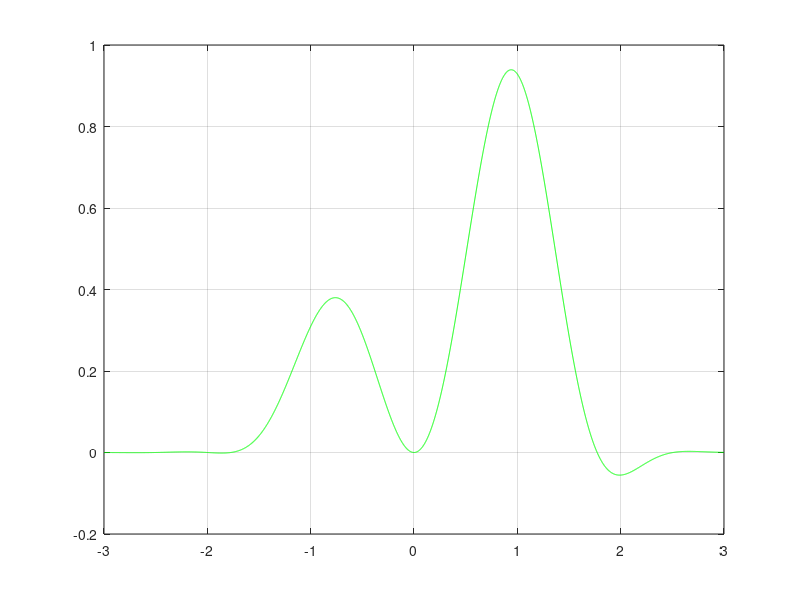

This figure's MATLAB source: (Note: this script raises an error after producing the figure.)
clc;close all;clear all;
x = -3:.001:3;
f='exp(-x.^2).*sin(x.^2).*(x+2)';
 
plot(x,eval(f),'g-');
grid on; hold on;
n=2000;
prad = -3;
pab = 3;
i=1;
 while(prad <= 3)   
    x = prad;
    fx=eval(f);
    x = prad + 0.01;
    fxpb = eval(f);
    if sign(fx)~= sign(fxpb);
    saknys(i) = fzero(f,prad) % kelios saknys
    i=i+1;
    end
    prad = prad + 0.01; 
 end
 
plot(saknys,0*saknys,'kp');%saknys
legend('kreive f(x)', 'saknys');
title([char(f),'=0']);
